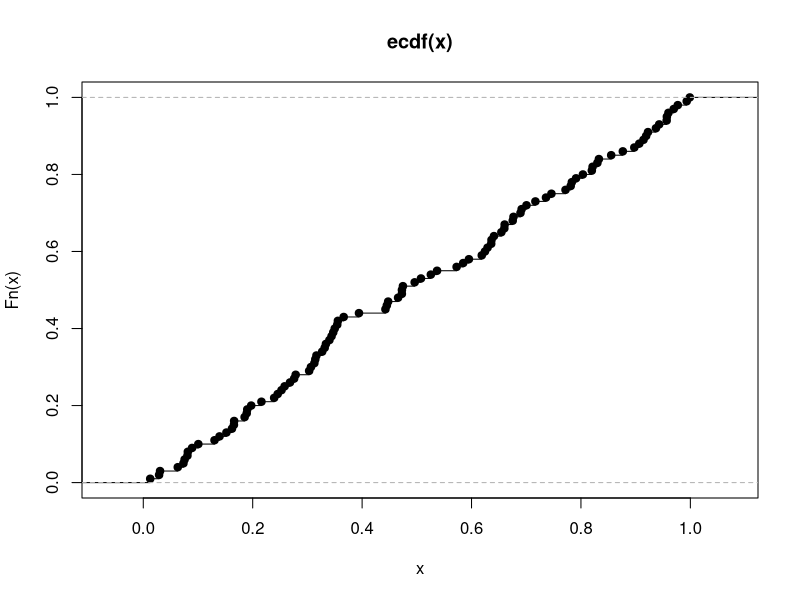
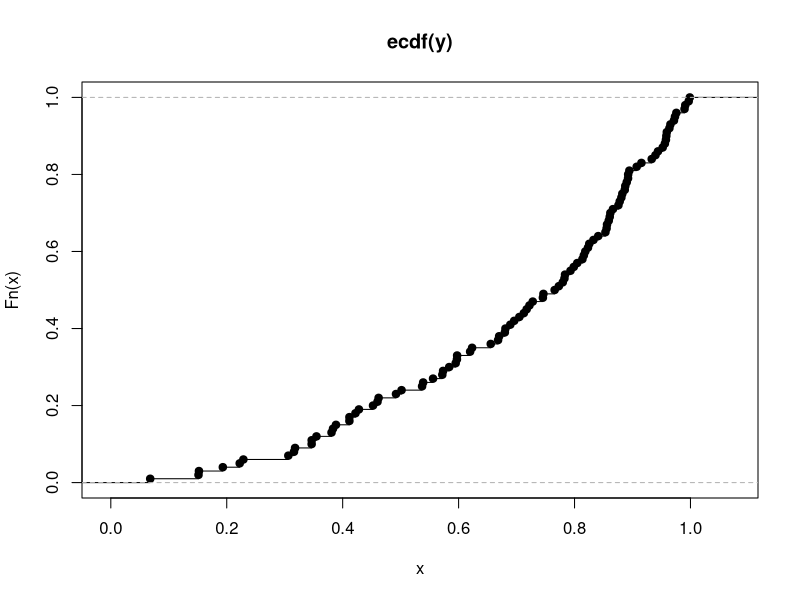

Here is the R script that generated these plots, in order: (Note: this script raises an error after producing the figures.)
lambda = 5
u = runif(100)
t = -log(1 - u) / lambda

threshold = 3 / lambda
n_more_than = sum(ifelse(t > threshold, 1,0))
p_more_than = 1 - (1  - exp(-lambda*threshold))

print(n_more_than)
print(p_more_than)


v = 1:100
v
v[ifelse(u < 0.2, T, F)]


a = 40
b = 60
n = 100
p = 1/2
m = n * p
d = sqrt(n * p * (1 - p))
pnorm((b - m) / d) - pnorm((a - m) / d)

pbinom(b, n, p) - pbinom(a, n, p)



z = rnorm(100)
mean(z)
sd(z)

v = runif(100000)
x = ifelse(v < 0.5, sqrt(2*v) - 1, -sqrt(2 - 2*v) + 1)
mean(x)
sd(x)

n = 100
x = runif(n)
y = sqrt(runif(n))

plot(ecdf(x))
plot(ecdf(y))

ks.test(x, 'punif')
ks.test(y, 'punif')

?ks.test


x = Condit[,1]
boxplot(x)
hist(x, breaks=20)

n=30
y=1:n
z=1:n
s=0
for (k in 1:length(x)){
  s = s + x[k]
  y[k] = s
}
z = y / y[n]
z[n] = NA
plot(ecdf(z))
ks.test(z, 'punif')
